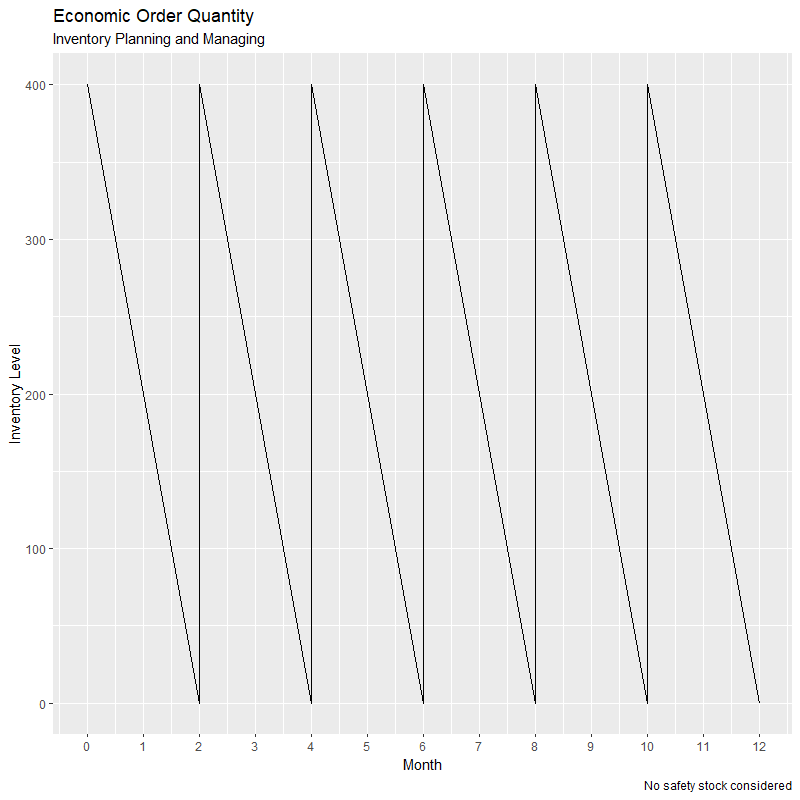

The R source for this figure:
### ECONOMIC ORDER QUANTITY ###

# Import SCperf package
library(SCperf)

# Set annual quantity demanded
D <- as.numeric(readline(prompt = "Type in the annual demand: "))
while(D <= 0){
  D <- as.numeric(readline(prompt = "Error: type in a positive annual demand: "))
}

# Set ordering cost (fixed cost)
S <- as.numeric(readline(prompt = "Type in the ordering cost: "))
while(S <= 0){
  S <- as.numeric(readline(prompt = "Error: type in a positive ordering cost: "))
}

# Set holding cost (variable cost)
print("Do you know the holding cost?")
answer <- as.numeric(readline(prompt = "Type 1 for Yes or 0 for No: "))
while(answer != 0 & answer != 1){
  answer <- as.numeric(readline(prompt = "Error: type 1 for Yes or 0 for No: "))
}

if(answer == 1){
  H <- as.numeric(readline(prompt = "Type in the holding cost: "))
  while(H <= 0){
    H <- as.numeric(readline(prompt = "Error: type in a positive holding cost: "))
  }
} else {
  # Set unit cost (variable cost)
  C <- as.numeric(readline(prompt = "Type in the unit cost: "))
  while(C <= 0){
    C <- as.numeric(readline(prompt = "Error: type in a positive unit cost: "))
  }
  # Set carrying cost (interest rate)
  i <- as.numeric(readline(prompt = "Type in the carrying cost rate: "))
  while(i < 0 | i > 1){
    i <- as.numeric(readline(prompt = "Error: type in a positive carrying cost rate between 0 and 1: "))
  }
  H <- i*C
}

# Set shortage penalty cost per unit (varibale cost)
b <- as.numeric(readline(prompt = "Type in the shortage penalty cost per unit: "))
while(b < 0){
  b <- as.numeric(readline(prompt = "Error: type in a positive shortage penalty cost: "))
}

# Set safety stock
ss <- as.numeric(readline(prompt = "Type in the safety stock: "))
while(ss < 0){
  ss <- as.numeric(readline(prompt = "Error: type in a positive safety stock: "))
}
  
# Get EOQ Results
Q <-EOQ(D, S, H, b)

EOQ <- as.numeric(Q[1])
print(paste("Economic Order Quantity:", ceiling(EOQ)))

number_of_orders <- as.numeric(D/Q[1])
print(paste("Number of orders per year:", ceiling(number_of_orders)))

cycle_time <- as.numeric(Q[2]*12)
print(paste("Time between cycles (months):", round(cycle_time, digits = 2)))

annual_ordering_cost <- as.numeric(D/Q[1]*S)
print(paste("Annual ordering cost:", round(annual_ordering_cost, digits = 2)))

annual_holding_cost <- as.numeric(Q[1]/2*H)
print(paste("Annual holding cost:", round(annual_holding_cost, digits = 2)))

total_cost <- as.numeric((D/Q[1]*S)+(Q[1]/2*H))
print(paste("Total cost:", round(total_cost, digits = 2)))

# Data frame construction

# Period column
period <- as.numeric(c(0, Q[2]*12))

while(period[length(period)] < 12){
  initial <- period[length(period)]
  period <- append(period, initial)
  final <- period[length(period)] + (cycle_time)
  period <- append(period, final)
}

# Inventory column
initial_inventory <- as.numeric(c(Q[1]))
inventory <- initial_inventory

while(length(inventory) != length(period)){
  available_inventory <- 0
  inventory <- append(inventory, available_inventory)
  if(available_inventory == 0){
    if(length(inventory) != length(period)){
      available_inventory <- as.numeric(c(Q[1]))
      inventory <- append(inventory, available_inventory)
    }
  }
}

# Safety stock column
safety_stock <- c(rep(ss, length(period)))
  
# Add safety stock to available inventory
inventory <- inventory + safety_stock
  
# Construct inventory data frame
inventory_distribution <- data.frame(period, inventory, safety_stock)

if(safety_stock[1] != 0){
  
# Import ggplot2 package
library(ggplot2)
  
  # Build inventory graph considering safety stock
  ggplot(data = inventory_distribution, 
         aes(x = period)) +
    geom_line(aes(y = inventory,
                  col = "Available inventory")) +
    geom_line(aes(y = safety_stock,
                  col = "Safety stock")) +
    scale_x_continuous(breaks = c(0:12)) +
    ylim(c(0,max(inventory_distribution$inventory))) +
    labs(title = "Economic Order Quantity",
         subtitle = "Inventory Planning and Managing",
         x = "Month",
         y = "Inventory Level",
         caption = "Safety stock considered",
         color = NULL) +
    scale_color_manual(labels = c("Available inventory", "Safety stock"),
                       values = c("Available inventory" = "black", "Safety stock" = "red"))
  
} else {
  
  # Construct inventory data frame without considering safety stock
  inventory_distribution <- data.frame(period, inventory)
  
  # Import ggplot2 package
  library(ggplot2)
  
  # Build inventory graph without considering safety stock
  ggplot(data = inventory_distribution, 
         aes(x = period)) +
    geom_line(aes(y = inventory)) +
    scale_x_continuous(breaks = c(0:12)) +
    ylim(c(0,max(inventory_distribution$inventory))) +
    labs(title = "Economic Order Quantity",
         subtitle = "Inventory Planning and Managing",
         x = "Month",
         y = "Inventory Level",
         caption = "No safety stock considered")
  
}
